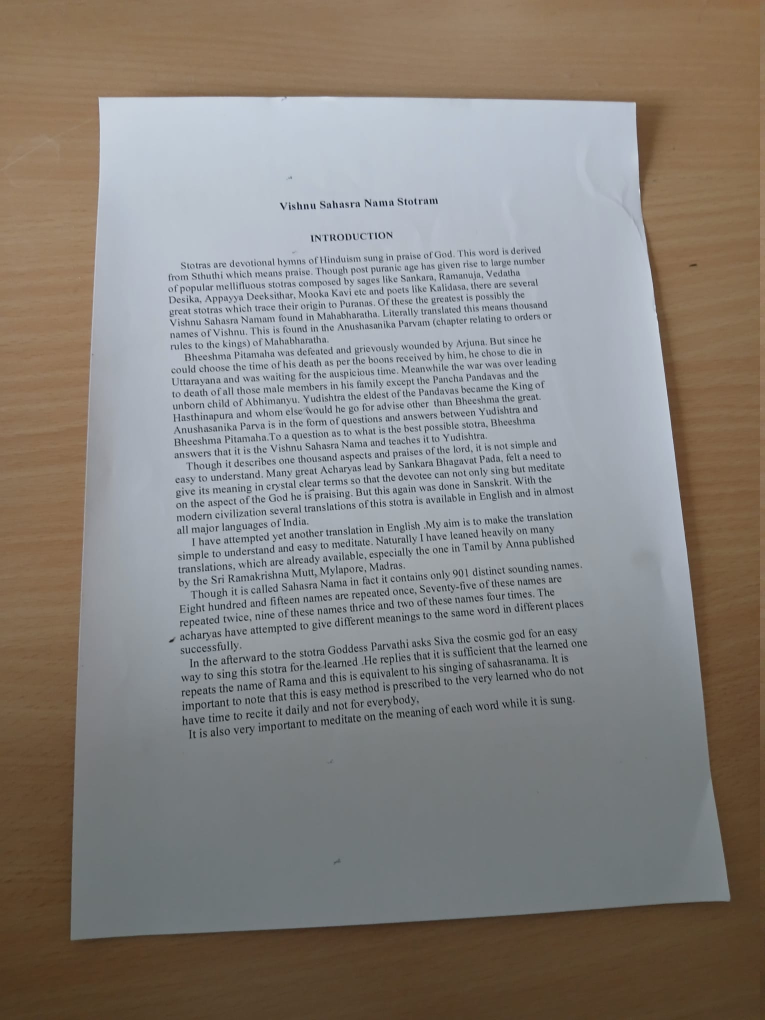
#> input picture Images/image1.jpeg, 1530 x 2040 px (shown at 1/2 size)
$ python -i Document_Scanner.py   (imports and definitions only)
#> lines starting #> are read from the running program, lines starting #| are printed output that depends on the picture; after the words box and inside, x2 and y2 are one past the last pixel; in counts of white or black regions, pixels touching at a corner belong together
import cv2
import numpy as np
import imutils
from skimage.filters import threshold_local
import matplotlib.pyplot as plt

def image_preprocess(img):
    """
    Preprocesses the input image for document scanning.

    Args:
        img (numpy.ndarray): The input image in BGR format.

    Returns:
        tuple: A tuple containing:
            - image (numpy.ndarray): Resized version of the original image.
            - edged (numpy.ndarray): Edge-detected image.
            - ratio (float): Scale ratio between the original and resized image.
    """

    # Make a copy of the input image to preserve the original
    image = img.copy()

    # Calculate the scaling ratio and resize the image to a fixed height of 500 pixels
    ratio = image.shape[0] / 500.0
    image = imutils.resize(image, height=500)

    # Convert the image to RGB format for consistency
    image = cv2.cvtColor(image, cv2.COLOR_BGR2RGB)

    # Convert the image to grayscale
    gray = cv2.cvtColor(image, cv2.COLOR_BGR2GRAY)

    # Apply Gaussian blur to reduce noise
    gray = cv2.GaussianBlur(gray, (7, 7), 0)

    # Perform edge detection
    edged = cv2.Canny(gray, 50, 200)

    # Visualize the original image and the edge-detected result side by side
    fig = plt.figure(figsize=(10, 10))

    # Display the original image
    ax1 = fig.add_subplot(1, 2, 1)
    ax1.set_title("Original Image")
    ax1.axis("off")  # Hide axes
    ax1.imshow(image)

    # Display the edge-detected image
    ax2 = fig.add_subplot(1, 2, 2)
    ax2.set_title("Edged Image")
    ax2.axis("off")  # Hide axes
    ax2.imshow(edged, cmap="gray")

    plt.show()

    # Return the resized image, edge-detected image, and scaling ratio
    return image, edged, ratio

def contours(image, edged):
    """
    Identifies the contour of the document in the image using edge detection.

    Args:
        image (numpy.ndarray): The original resized image.
        edged (numpy.ndarray): Edge-detected image.

    Returns:
        numpy.ndarray: The contour of the document (approximated as a quadrilateral).
    """

    # Find all contours in the edge-detected image
    cnts, _ = cv2.findContours(edged.copy(), cv2.RETR_LIST, cv2.CHAIN_APPROX_SIMPLE)

    # Sort contours by area in descending order and keep the largest 5
    cnts = sorted(cnts, key=cv2.contourArea, reverse=True)[:5]

    # Loop over the sorted contours to find a quadrilateral
    screenCnt = None
    for c in cnts:
        # Calculate the perimeter of the contour
        peri = cv2.arcLength(c, True)

        # Approximate the contour with a polygon
        approx = cv2.approxPolyDP(c, 0.02 * peri, True)

        # Check if the approximated contour has exactly 4 points
        if len(approx) == 4:
            screenCnt = approx
            break

    # Draw the detected contour (quadrilateral) on the original image
    if screenCnt is not None:
        cv2.drawContours(image, [screenCnt], -1, (0, 255, 0), 2)
    else:
        raise ValueError("No document contour found!")

    # Visualize the image with the detected contour
    plt.figure(figsize=(7, 7))
    plt.title("Contour Image")
    plt.axis("off")  # Hide axes for better visualization
    plt.imshow(image)

    # Return the detected document contour
    return screenCnt


def order_points(pts):
    """
    Orders the points of a quadrilateral in a consistent order:
    top-left, top-right, bottom-right, and bottom-left.

    Args:
        pts (numpy.ndarray): Array of shape (4, 2) containing four points
                             representing the corners of a quadrilateral.

    Returns:
        numpy.ndarray: Array of shape (4, 2) containing the ordered points.
                       The order is [top-left, top-right, bottom-right, bottom-left].
    """

    # Initialize an array to hold the ordered coordinates
    rect = np.zeros((4, 2), dtype="float32")

    # Calculate the sum of each point's coordinates
    # Top-left point will have the smallest sum, bottom-right the largest
    s = pts.sum(axis=1)
    rect[0] = pts[np.argmin(s)]  # Top-left
    rect[2] = pts[np.argmax(s)]  # Bottom-right

    # Calculate the difference between the x and y coordinates for each point
    # Top-right point will have the smallest difference, bottom-left the largest
    diff = np.diff(pts, axis=1)
    rect[1] = pts[np.argmin(diff)]  # Top-right
    rect[3] = pts[np.argmax(diff)]  # Bottom-left

    # Return the ordered coordinates
    return rect


def four_point_transform(image, pts):
    """
    Applies a perspective transform to obtain a top-down view of the document.

    Args:
        image (numpy.ndarray): The input image.
        pts (numpy.ndarray): Array of shape (4, 2) representing the four corners
                             of the document in the image.

    Returns:
        numpy.ndarray: The warped image (top-down view of the document).
    """

    # Step 1: Order the points in a consistent manner
    rect = order_points(pts)  # Ensure points are in [top-left, top-right, bottom-right, bottom-left] order
    (tl, tr, br, bl) = rect  # Unpack the ordered points

    # Step 2: Compute the width of the new image
    # The width is the maximum distance between the bottom-right and bottom-left x-coordinates,
    # or between the top-right and top-left x-coordinates
    widthA = np.sqrt(((br[0] - bl[0]) ** 2) + ((br[1] - bl[1]) ** 2))
    widthB = np.sqrt(((tr[0] - tl[0]) ** 2) + ((tr[1] - tl[1]) ** 2))
    maxWidth = max(int(widthA), int(widthB))

    # Step 3: Compute the height of the new image
    # The height is the maximum distance between the top-right and bottom-right y-coordinates,
    # or between the top-left and bottom-left y-coordinates
    heightA = np.sqrt(((tr[0] - br[0]) ** 2) + ((tr[1] - br[1]) ** 2))
    heightB = np.sqrt(((tl[0] - bl[0]) ** 2) + ((tl[1] - bl[1]) ** 2))
    maxHeight = max(int(heightA), int(heightB))

    # Step 4: Define the destination points for the "birds-eye view" (top-down view)
    # The points are ordered as [top-left, top-right, bottom-right, bottom-left]
    dst = np.array([
        [0, 0],
        [maxWidth, 0],
        [maxWidth, maxHeight],
        [0, maxHeight]
    ], dtype="float32")

    # Step 5: Compute the perspective transform matrix and apply it
    M = cv2.getPerspectiveTransform(rect, dst)
    warped = cv2.warpPerspective(image, M, (maxWidth, maxHeight))

    # Step 6: Return the warped (transformed) image
    return warped


def final_scanned(screenCnt, image, ratio):
    """
    Produces the final scanned (warped) image from the detected document contour.

    Args:
        screenCnt (numpy.ndarray): Contour points of the document (as a quadrilateral).
        image (numpy.ndarray): The original image.
        ratio (float): Scaling ratio between the original and resized image.

    Returns:
        None: Displays the original and scanned images side-by-side for comparison.
    """

    # Step 1: Create a copy of the original image
    orig = image.copy()

    # Step 2: Apply perspective transformation using the detected contour
    # Multiply the contour points by the scaling ratio to map them back to the original image size
    warped = four_point_transform(orig, screenCnt.reshape(4, 2) * ratio)

    # Step 3: Optionally, convert the warped image to grayscale and apply thresholding
    # Uncomment the following lines if you want to give the scanned image a 'black-and-white paper' effect
    # warped = cv2.cvtColor(warped, cv2.COLOR_BGR2GRAY)
    # T = threshold_local(warped, 11, offset=10, method="gaussian")
    # warped = (warped > T).astype("uint8") * 255

    # Step 4: Convert images to RGB format for consistent display in Matplotlib
    orig = cv2.cvtColor(orig, cv2.COLOR_BGR2RGB)
    warped = cv2.cvtColor(warped, cv2.COLOR_BGR2RGB)

    # Step 5: Visualize the original and scanned images side-by-side
    fig = plt.figure(figsize=(15, 15))

    # Original image
    ax1 = fig.add_subplot(1, 2, 1)
    ax1.set_title("Original Image")
    ax1.axis("off")  # Hide axes for cleaner visualization
    ax1.imshow(orig)

    # Scanned (warped) image
    ax2 = fig.add_subplot(1, 2, 2)
    ax2.set_title("Scanned Image")
    ax2.axis("off")  # Hide axes for cleaner visualization
    ax2.imshow(warped)

    # Display the figure
    plt.show()

def document_scanner(image_path):
#> called with image_path = 'Images/image1.jpeg'
    img = cv2.imread(image_path)
#> img is the input picture: shape (2040, 1530, 3); mean B, G, R 126, 131.2, 136.3
    if img is None:
        raise ValueError(f"Could not read the image at path: {image_path}")
    image, edged, ratio = image_preprocess(img)
#> in image_preprocess, `image = imutils.resize(image, height=500)`:
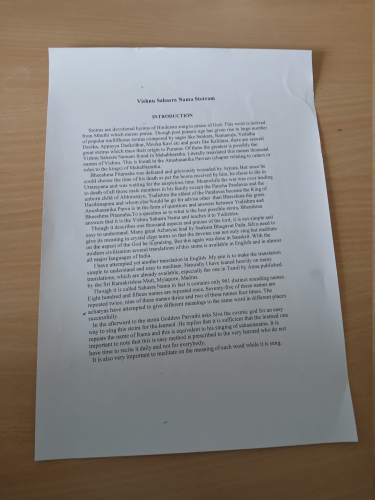
#> image: shape (500, 375, 3); mean B, G, R 126, 131.2, 136.3
#> in image_preprocess, `gray = cv2.cvtColor(image, cv2.COLOR_BGR2GRAY)`:
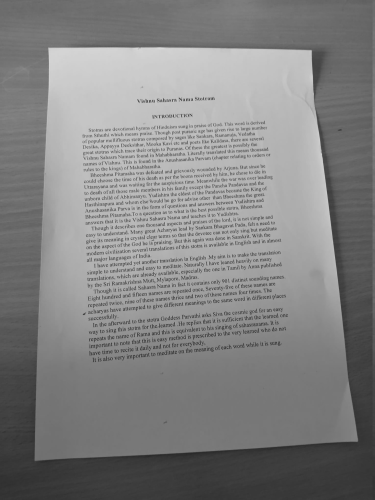
#> gray: shape (500, 375); min 41, max 217, mean 130.2
#> in image_preprocess, `edged = cv2.Canny(gray, 50, 200)`:
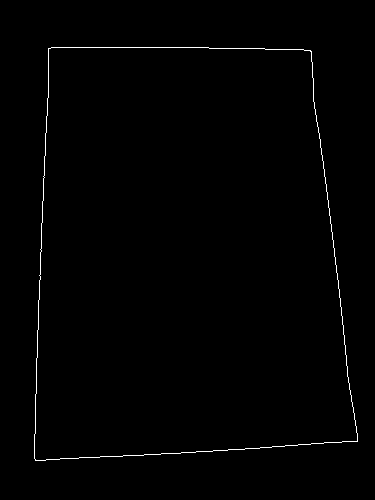
#> edged: shape (500, 375); 0.74% white in thin lines or dots, all inside (x1, y1, x2, y2) = (34, 47, 358, 461)
#> in image_preprocess, `plt.show()`:
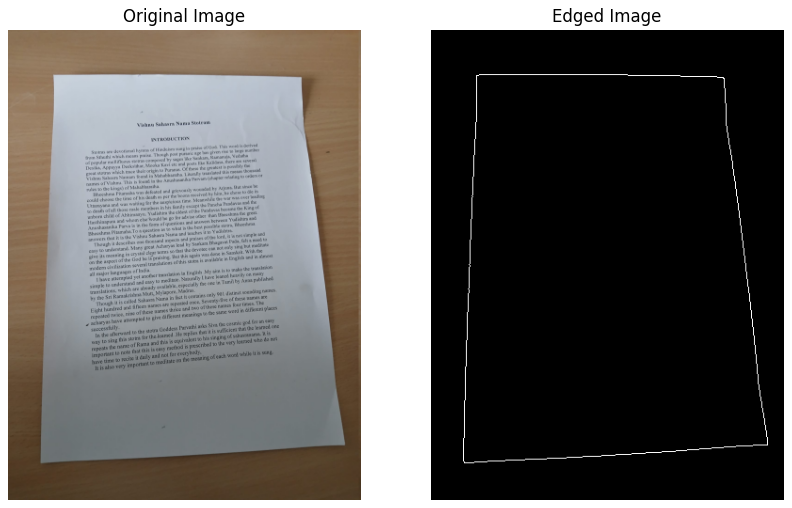
#> figure drawn by matplotlib, 2 panels
#> ratio = 4.08
    try:
        screenCnt = contours(image, edged)
#> in contours, `cnts, _ = cv2.findContours(edged.copy(), cv2.RETR_LIST, cv2.CHAIN_APPR..`: cnts = 2 contours; box (x1, y1, x2, y2) and area: (34, 47, 358, 461) 117916, (34, 47, 358, 461) 117912
#> the loop in contours, `for c in cnts:` made 1 pass
#> (peri, screenCnt) on pass 1: (1424.7, [[48, 48], [35, 460], [357, 441], [311, 51]])
#> in contours, `cv2.drawContours(image, [screenCnt], -1, (0, 255, 0), 2)`:
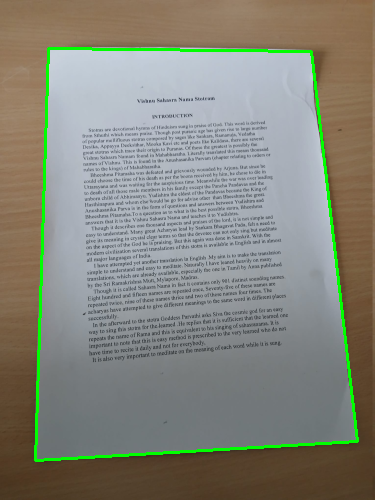
#> image: shape (500, 375, 3); mean R, G, B 133.4, 134.1, 123.4
#> screenCnt = [[48, 48], [35, 460], [357, 441], [311, 51]]
    except ValueError as e:
        print("Error detecting document contour:", e)
        return
    final_scanned(screenCnt, img, ratio)
#> in order_points, `s = pts.sum(axis=1)`: s = [391.7, 2019.6, 3255.8, 1477]
#> in order_points, `diff = np.diff(pts, axis=1)`: diff = [0, 1734, 342.7, -1060.8]
#> in four_point_transform, `rect = order_points(pts)`: rect = [[195.8, 195.8], [1268.9, 208.1], [1456.6, 1799.3], [142.8, 1876.8]]
#> in four_point_transform, `(tl, tr, br, bl) = rect`: tl = [195.8, 195.8]; tr = [1268.9, 208.1]; br = [1456.6, 1799.3]; bl = [142.8, 1876.8]
#> in four_point_transform, `widthA = np.sqrt(((br[0] - bl[0]) ** 2) + ((br[1] - bl[1]) ** 2))`: widthA = 1316
#> in four_point_transform, `widthB = np.sqrt(((tr[0] - tl[0]) ** 2) + ((tr[1] - tl[1]) ** 2))`: widthB = 1073.1
#> in four_point_transform, `maxWidth = max(int(widthA), int(widthB))`: maxWidth = 1316
#> in four_point_transform, `heightA = np.sqrt(((tr[0] - br[0]) ** 2) + ((tr[1] - br[1]) ** 2))`: heightA = 1602.2
#> in four_point_transform, `heightB = np.sqrt(((tl[0] - bl[0]) ** 2) + ((tl[1] - bl[1]) ** 2))`: heightB = 1681.8
#> in four_point_transform, `maxHeight = max(int(heightA), int(heightB))`: maxHeight = 1681
#> in four_point_transform, `dst = np.array([ [0, 0], [maxWidth, 0], [maxWidth, maxHeight], [0, max..`: dst = [[0, 0], [1316, 0], [1316, 1681], [0, 1681]]
#> in four_point_transform, `M = cv2.getPerspectiveTransform(rect, dst)`: M = [[1.19, 0.0376, -241], [-0.0143, 1.26, -243.4], [-4.44e-05, 0.000141, 1]]
#> in four_point_transform, `warped = cv2.warpPerspective(image, M, (maxWidth, maxHeight))`:
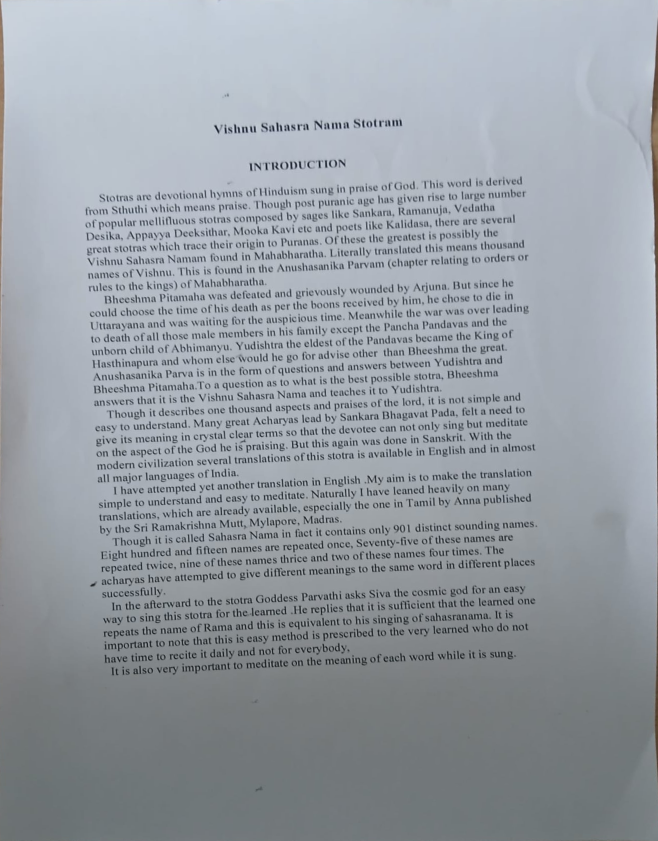
#> warped: shape (1681, 1316, 3) (shown at 1/2 size); mean B, G, R 164.3, 157.3, 150.9

>>> result = document_scanner('Images/image1.jpeg')
